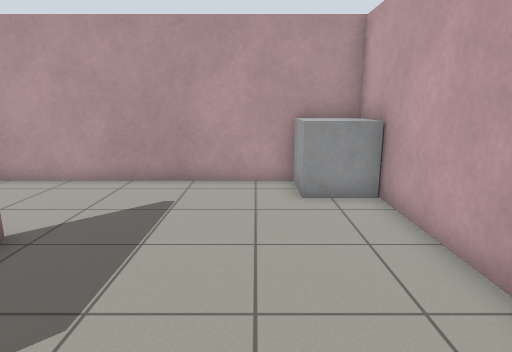
[1] (above)

14 first-person views from a walk through a world built for the Gazebo simulator. The camera is 1.2 m above the floor, tilts 12° down and sees 75° across. The floor is counted in squares, 0.5 m on a side. Each view is taken from the middle of a square. On the plan, view 1 faces up. The plan holds only what a view shows up to about 19 squares ahead; the rest is blank.

[2]
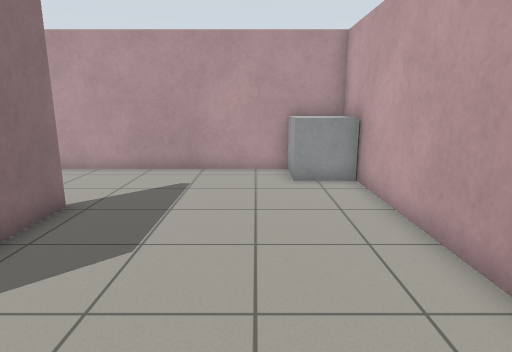

[3]
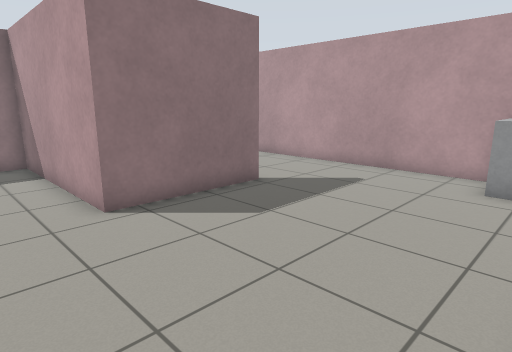

[4]
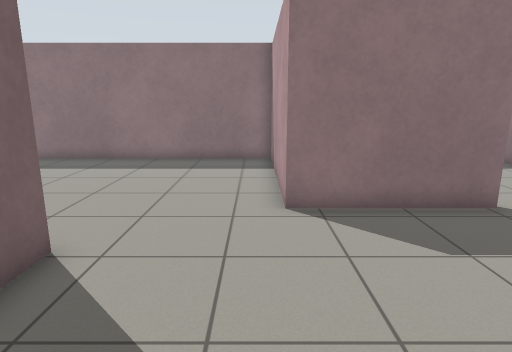

[5]
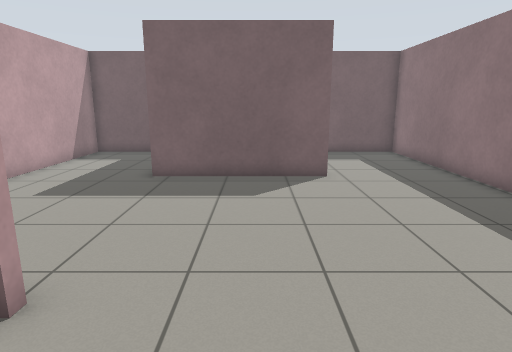

[6]
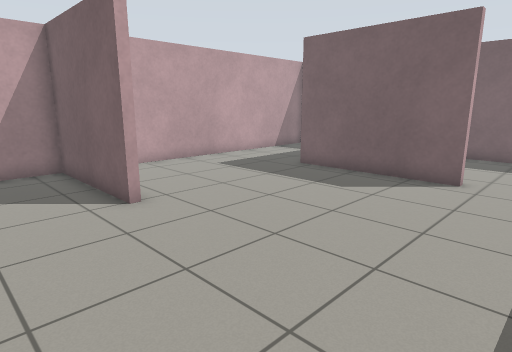

[7]
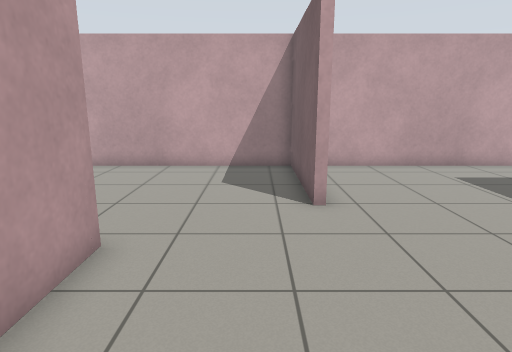

[8]
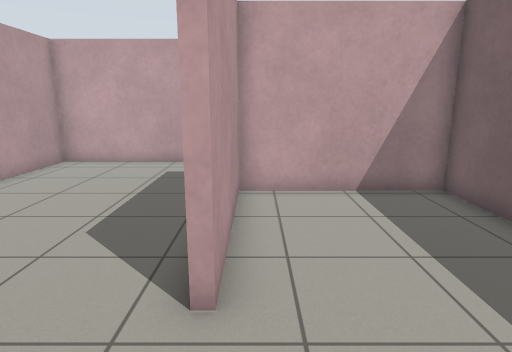

[9]
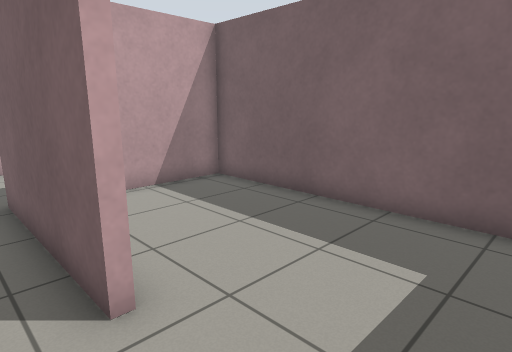

[10]
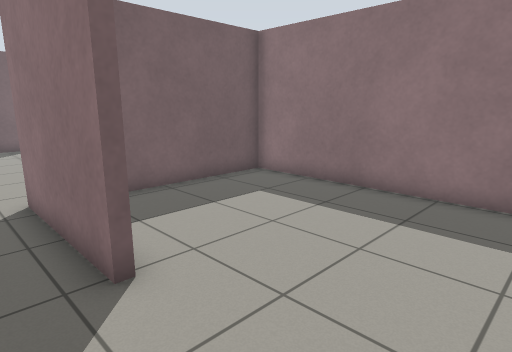

[11]
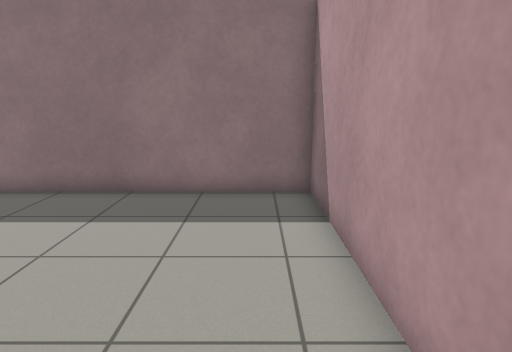

[12]
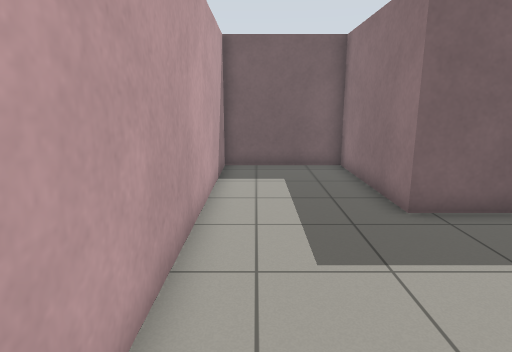

[13]
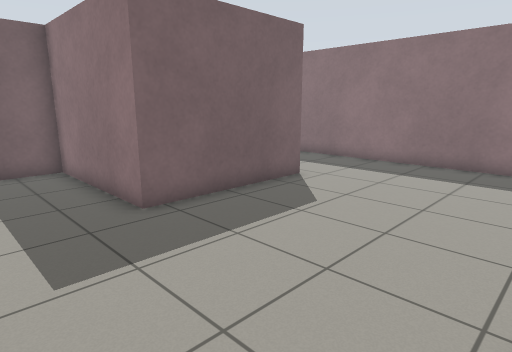

[14]
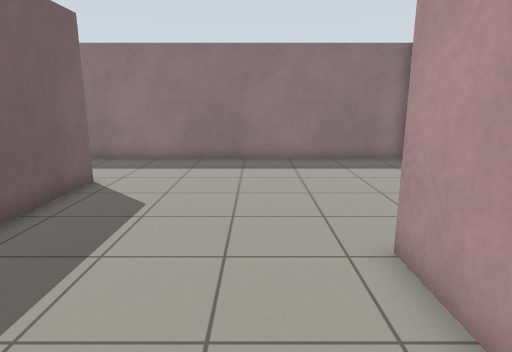

### Floor plan
Points are (right, up) in squares from view 1. A wall is a line through its corners. A room is listed if a view was taken in it or the views show most of it. See-through windows are left out.
Room 1 (views 1, 2, 3, 4, 5, 10, 11)
walls: (-4.6, 5.8) (-4.6, 0.7) (-5.6, 0.7); (-2.3, -3.4) (3.3, -3.4) (3.3, 8.3); (3.4, 10.5) (-5.6, 10.5)
ways out: opening at (-4, -1.2) to room 2; opening at (-5, 8) to room 4
objects: grey box (1, 9) to (3, 10)
Room 2 (views 6, 7, 9, 12, 13, 14)
walls: (-7.4, -11.2) (-1.4, -11.2) (-1.4, -17.4) (3.3, -17.4) (3.3, -3.7) (-2.3, -3.7); (-5.6, 0.7) (-12.1, 0.7) (-12.1, -10.5)
ways out: opening at (-4, -1.2) to room 1; opening at (-9.5, -11) to room 3
Room 3 (view 8)
walls: (-12.1, -10.5) (-12.1, -17.4) (-1.7, -17.4) (-1.7, -11.5) (-7.4, -11.5) (-7.4, -11.2)
ways out: opening at (-9.5, -11) to room 2
Room 4 (no view inside)
walls: (-5.6, 10.5) (-12.1, 10.5) (-12.1, 1) (-6.9, 1)
ways out: opening at (-5, 8) to room 1

Where each view was taken, in squares from view 1:
view 1: 0 up, 0 right, facing up
view 2: 2 down, 0 right, facing up
view 3: 2 down, 3 right, facing up-left
view 4: 0 up, 3 right, facing left
view 5: 0 up, 5 left, facing down
view 6: 0 up, 10 left, facing down-right
view 7: 2 down, 10 left, facing right
view 8: 12 down, 11 left, facing right
view 9: 10 down, 11 left, facing down-right
view 10: 10 up, 3 left, facing down-left
view 11: 9 up, 3 left, facing left
view 12: 4 down, 2 right, facing down
view 13: 4 down, 2 right, facing down-left
view 14: 6 down, 3 right, facing left
